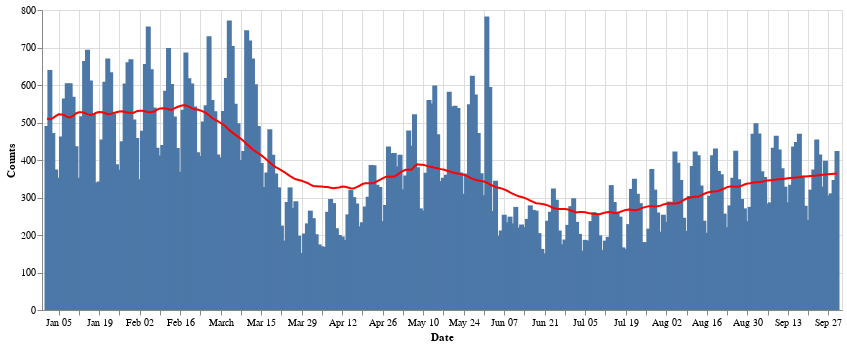

The code cell stored with this chart in its notebook:
### Code cell
#Crime cases and date 
from altair import datum

base = alt.Chart(totalCount).encode(
    x='Date:T'
)
bar = base.mark_bar().encode(y='Counts:Q')
line =  base.mark_line(color = "red").transform_window(
    Counts='mean(Counts)',
    frame=[-25, 25]
).encode(
    alt.X("Date:T"),
    alt.Y("Counts:Q")
)
(bar+line).properties(
    width=800,
    height=300
).configure_legend(
    labelFontSize=24,
    titleFontSize=24,
).interactive()

### Figure 1 — Vega-Lite specification as saved in the notebook (floating-point values rounded to 4 significant figures; data arrays with more than 128 entries replaced by an {"elided": "..."} marker saying what was removed)
{"config": {"view": {"continuousWidth": 400, "continuousHeight": 300}, "legend": {"labelFontSize": 24, "titleFontSize": 24}}, "layer": [{"mark": "bar", "encoding": {"x": {"type": "temporal", "field": "Date"}, "y": {"type": "quantitative", "field": "Counts"}}, "selection": {"selector003": {"type": "interval", "bind": "scales", "encodings": ["x", "y"]}}}, {"mark": {"type": "line", "color": "red"}, "encoding": {"x": {"type": "temporal", "field": "Date"}, "y": {"type": "quantitative", "field": "Counts"}}, "transform": [{"window": [{"op": "mean", "field": "Counts", "as": "Counts"}], "frame": [-25, 25]}]}], "data": {"name": "data-f0c69ec0bc709778306692075420ac1a"}, "height": 300, "width": 800, "$schema": "https://vega.github.io/schema/vega-lite/v4.8.1.json", "datasets": {"data-f0c69ec0bc709778306692075420ac1a": {"elided": "274 records"}}}
